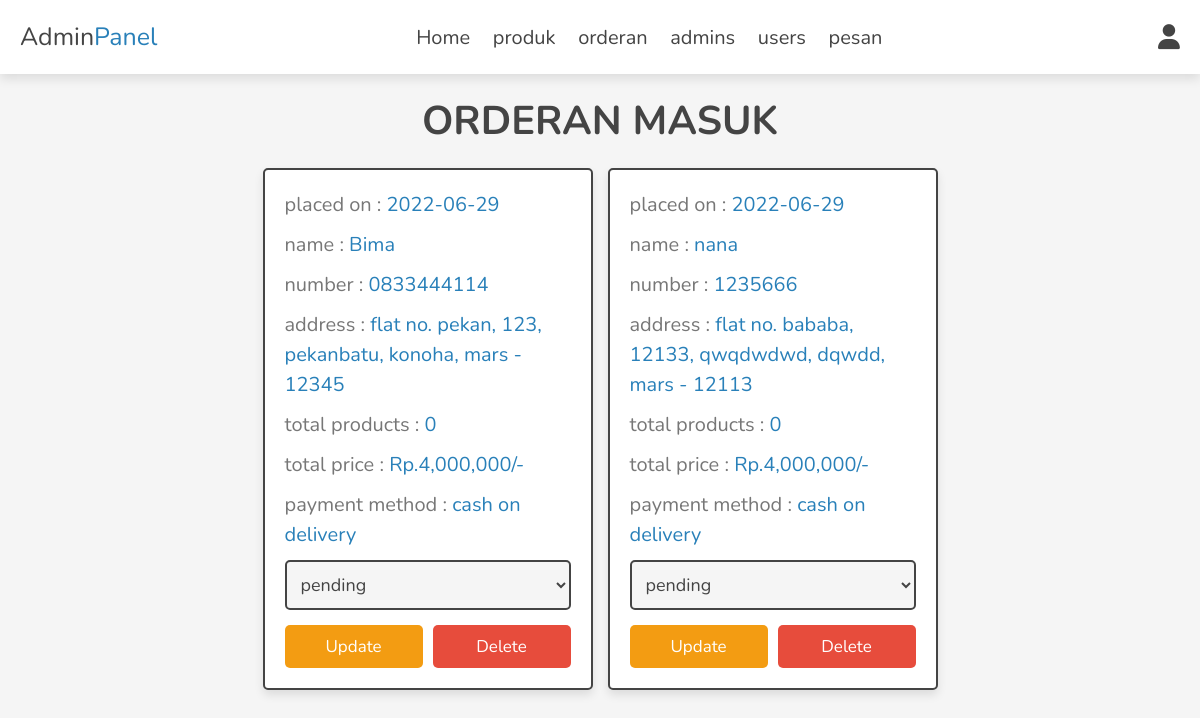
/admin/placed_orders.php (signed in), run on the app's committed database.
### tables this page shows
CREATE TABLE `orders` (
  `id` int(100) NOT NULL,
  `user_id` int(100) NOT NULL,
  `name` varchar(20) NOT NULL,
  `number` varchar(10) NOT NULL,
  `email` varchar(50) NOT NULL,
  `method` varchar(50) NOT NULL,
  `address` varchar(500) NOT NULL,
  `total_products` int(50) NOT NULL,
  `total_price` int(50) NOT NULL,
  `placed_on` date NOT NULL DEFAULT current_timestamp(),
  `payment_status` varchar(20) NOT NULL DEFAULT 'pending'
);

### admin/placed_orders.php (the view, shortened to what this page needs)
<?php
include '../components/connect.php';
?>
<!DOCTYPE html>
<html lang="en">
<head>
   <link rel="stylesheet" href="https://cdnjs.cloudflare.com/ajax/libs/font-awesome/6.1.1/css/all.min.css">
   <link rel="stylesheet" href="../css/admin_style.css">
</head>
<body>
<?php include '../components/admin_header.php'; ?>
<section class="orders">
<h1 class="heading">Orderan Masuk</h1>
<div class="box-container">
   <?php
      $select_orders = $conn->prepare("SELECT * FROM `orders`");
      $select_orders->execute();
      if($select_orders->rowCount() > 0){
         while($fetch_orders = $select_orders->fetch(PDO::FETCH_ASSOC)){
   ?>
   <div class="box">
      <p> placed on : <span><?= $fetch_orders['placed_on']; ?></span> </p>
      <p> name : <span><?= $fetch_orders['name']; ?></span> </p>
      <p> number : <span><?= $fetch_orders['number']; ?></span> </p>
      <p> address : <span><?= $fetch_orders['address']; ?></span> </p>
      <p> total products : <span><?= $fetch_orders['total_products']; ?></span> </p>
      <p> total price : <span>Rp.<?= number_format($fetch_orders['total_price']); ?>/-</span> </p>
      <p> payment method : <span><?= $fetch_orders['method']; ?></span> </p>
      <form action="" method="post">
         <select name="payment_status" class="select">
            <option selected disabled><?= $fetch_orders['payment_status']; ?></option>
         </select>
        <div class="flex-btn">
         <input type="submit" value="update" class="option-btn" name="update_payment">
         <a href="placed_orders.php?delete=<?= $fetch_orders['id']; ?>" class="delete-btn" onclick="return confirm('delete this order?');">delete</a>
        </div>
      </form>
   </div>
   <?php
         }
      }else{
         echo '<p class="empty">no orders placed yet!</p>';
      }
   ?>
</div>
</section>
</body>
</html>

### css/admin_style.css (style rules this page uses)
:root { --main-color:#2980b9; --orange:#f39c12; --red:#e74c3c; --black:#444; --white:#fff; --light-color:#777; --light-bg:#f5f5f5; --border:.2rem solid var(--black); --box-shadow:0 .5rem 1rem rgba(0,0,0,.1); }
* { font-family: 'Nunito', sans-serif; margin:0; padding:0; box-sizing: border-box; outline: none; border:none; text-decoration: none; }
html { font-size: 62.5%; overflow-x: hidden; }
body { background-color: var(--light-bg); }
section { padding:2rem; max-width: 1200px; margin:0 auto; }
.heading { font-size: 4rem; color:var(--black); margin-bottom: 2rem; text-align: center; text-transform: uppercase; }
.btn, .delete-btn, .option-btn { display: block; width: 100%; margin-top: 1rem; border-radius: .5rem; padding:1rem 3rem; font-size: 1.7rem; text-transform: capitalize; color:var(--white); cursor: pointer; text-align: center; }
.option-btn { background-color: var(--orange); }
.delete-btn { background-color: var(--red); }
.flex-btn { display: flex; gap:1rem; }
.orders .box-container { display: grid; grid-template-columns: repeat(auto-fit, 33rem); gap:1.5rem; align-items: flex-start; justify-content: center; }
.orders .box-container .box { padding:2rem; padding-top: 1rem; border-radius: .5rem; border:var(--border); background-color: var(--white); box-shadow: var(--box-shadow); }
.orders .box-container .box p { line-height: 1.5; font-size: 2rem; color:var(--light-color); margin:1rem 0; }
.orders .box-container .box p span { color:var(--main-color); }
.orders .box-container .select { margin-bottom: .5rem; width: 100%; background-color: var(--light-bg); padding:1rem; font-size: 1.8rem; color:var(--black); border-radius: .5rem; border:var(--border); }

### data on the page
orders: placed_on "2022-06-29", name "Bima", number "0833444114", address "flat no. pekan, 123, pekanbatu, konoha, mars - 12345", total_products "0", total_price "4,000,000", method "cash on delivery", payment_status "pending"
orders: placed_on "2022-06-29", name "nana", number "1235666", address "flat no. bababa, 12133, qwqdwdwd, dqwdd, mars - 12113", total_products "0", total_price "4,000,000", method "cash on delivery", payment_status "pending"
